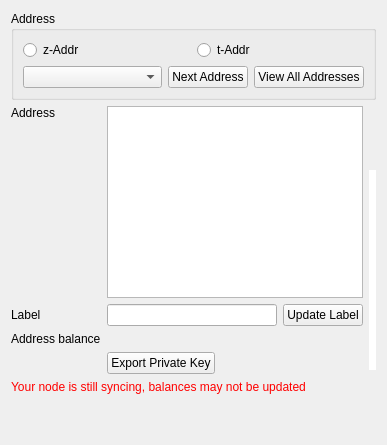
      <widget class="QWidget" name="tab_3">
       <attribute name="title">
        <string>Receive</string>
       </attribute>
       <layout class="QVBoxLayout" name="verticalLayout_5">
        <item>
         <layout class="QVBoxLayout" name="verticalLayout_8">
          <item>
           <widget class="QGroupBox" name="groupBox_6">
            <property name="title">
             <string>Address</string>
            </property>
            <property name="flat">
             <bool>false</bool>
            </property>
            <property name="checkable">
             <bool>false</bool>
            </property>
            <layout class="QVBoxLayout" name="verticalLayout_9">
             <item>
              <layout class="QHBoxLayout" name="horizontalLayout_9">
               <item>
                <widget class="QRadioButton" name="rdioZSAddr">
                 <property name="text">
                  <string>z-Addr</string>
                 </property>
                </widget>
               </item>
               <item>
                <widget class="QRadioButton" name="rdioTAddr">
                 <property name="sizePolicy">
                  <sizepolicy hsizetype="Preferred" vsizetype="Fixed">
                   <horstretch>0</horstretch>
                   <verstretch>0</verstretch>
                  </sizepolicy>
                 </property>
                 <property name="visible">
                  <bool>false</bool>
                 </property>
                 <property name="text">
                  <string>t-Addr</string>
                 </property>
                </widget>
               </item>
              </layout>
             </item>
             <item>
              <layout class="QHBoxLayout" name="horizontalLayout_10">
               <item>
                <widget class="AddressCombo" name="listReceiveAddresses">
                 <property name="sizePolicy">
                  <sizepolicy hsizetype="Expanding" vsizetype="Fixed">
                   <horstretch>0</horstretch>
                   <verstretch>0</verstretch>
                  </sizepolicy>
                 </property>
                 <property name="duplicatesEnabled">
                  <bool>false</bool>
                 </property>
                </widget>
               </item>
               <item>
                <widget class="QPushButton" name="btnReceiveNewAddr">
                 <property name="text">
                  <string>Next Address</string>
                 </property>
                </widget>
               </item>
               <item>
                <widget class="QPushButton" name="btnViewAllAddresses">
                 <property name="text">
                  <string>View All Addresses</string>
                 </property>
                </widget>
               </item>
              </layout>
             </item>
            </layout>
           </widget>
          </item>
          <item>
           <layout class="QHBoxLayout" name="horizontalLayout_11">
            <item>
             <layout class="QVBoxLayout" name="verticalLayout_10">
              <item>
               <layout class="QGridLayout" name="gridLayout_4">
                <item row="1" column="0">
                 <widget class="QLabel" name="label_7">
                  <property name="text">
                   <string>Label</string>
                  </property>
                 </widget>
                </item>
                <item row="1" column="2">
                 <widget class="QPushButton" name="rcvUpdateLabel">
                  <property name="text">
                   <string>Update Label</string>
                  </property>
                 </widget>
                </item>
                <item row="2" column="1" colspan="2">
                 <widget class="QLabel" name="rcvBal">
                  <property name="text">
                   <string/>
                  </property>
                 </widget>
                </item>
                <item row="2" column="0">
                 <widget class="QLabel" name="label_21">
                  <property name="text">
                   <string>Address balance</string>
                  </property>
                 </widget>
                </item>
                <item row="1" column="1">
                 <widget class="QLineEdit" name="rcvLabel">
                  <property name="maxLength">
                   <number>40</number>
                  </property>
                  <property name="placeholderText">
                   <string></string>
                  </property>
                 </widget>
                </item>
                <item row="0" column="1" colspan="2">
                 <widget class="QPlainTextEdit" name="txtReceive">
                  <property name="sizePolicy">
                   <sizepolicy hsizetype="Expanding" vsizetype="Preferred">
                    <horstretch>0</horstretch>
                    <verstretch>0</verstretch>
                   </sizepolicy>
                  </property>
                  <property name="readOnly">
                   <bool>true</bool>
                  </property>
                 </widget>
                </item>
                <item row="3" column="1" colspan="2">
                 <layout class="QHBoxLayout" name="horizontalLayout_16">
                  <item>
                   <widget class="QPushButton" name="exportKey">
                    <property name="text">
                     <string>Export Private Key</string>
                    </property>
                   </widget>
                  </item>
                  <item>
                   <spacer name="horizontalSpacer_5">
                    <property name="orientation">
                     <enum>Qt::Horizontal</enum>
                    </property>
                    <property name="sizeHint" stdset="0">
                     <size>
                      <width>40</width>
                      <height>20</height>
                     </size>
                    </property>
                   </spacer>
                  </item>
                 </layout>
                </item>
                <item row="0" column="0">
                 <widget class="QLabel" name="label_10">
                  <property name="text">
                   <string>Address</string>
                  </property>
                  <property name="alignment">
                   <set>Qt::AlignLeading|Qt::AlignLeft|Qt::AlignTop</set>
                  </property>
                 </widget>
                </item>
               </layout>
              </item>
              <item>
               <widget class="QLabel" name="lblSyncWarningReceive">
                <property name="styleSheet">
                 <string notr="true">color: red;</string>
                </property>
                <property name="text">
                 <string>Your node is still syncing, balances may not be updated</string>
                </property>
               </widget>
              </item>
              <item>
               <spacer name="verticalSpacer_5">
                <property name="orientation">
                 <enum>Qt::Vertical</enum>
                </property>
                <property name="sizeHint" stdset="0">
                 <size>
                  <width>20</width>
                  <height>40</height>
                 </size>
                </property>
               </spacer>
              </item>
             </layout>
            </item>
            <item>
             <widget class="QRCodeLabel" name="qrcodeDisplay">
              <property name="sizePolicy">
               <sizepolicy hsizetype="Expanding" vsizetype="Expanding">
                <horstretch>0</horstretch>
                <verstretch>0</verstretch>
               </sizepolicy>
              </property>
              <property name="maximumSize">
               <size>
                <width>200</width>
                <height>200</height>
               </size>
              </property>
              <property name="styleSheet">
               <string notr="true">background-color: #fff</string>
              </property>
              <property name="text">
               <string/>
              </property>
             </widget>
            </item>
           </layout>
          </item>
         </layout>
        </item>
       </layout>
      </widget>
